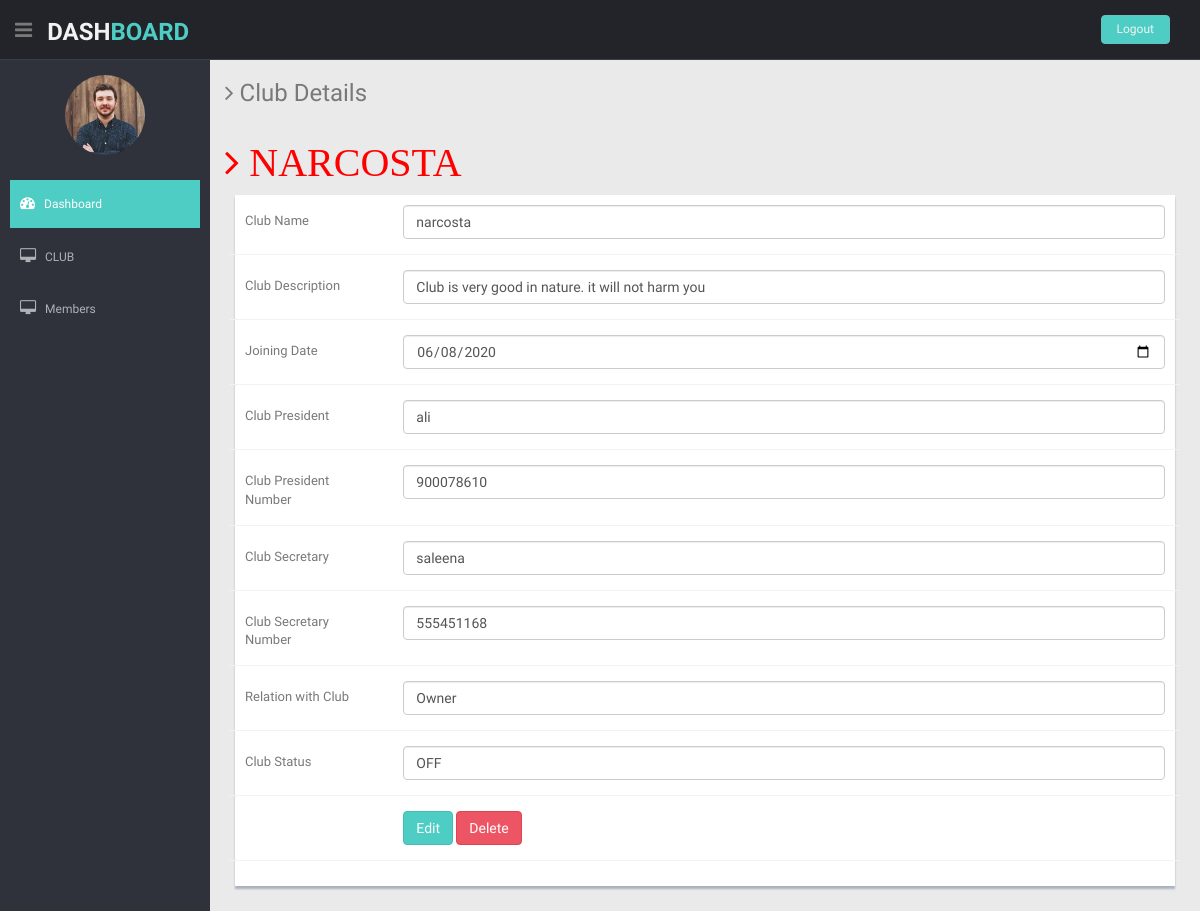
The page /Dashboard/clubinfo.php?id=68 on the database as committed earlier.
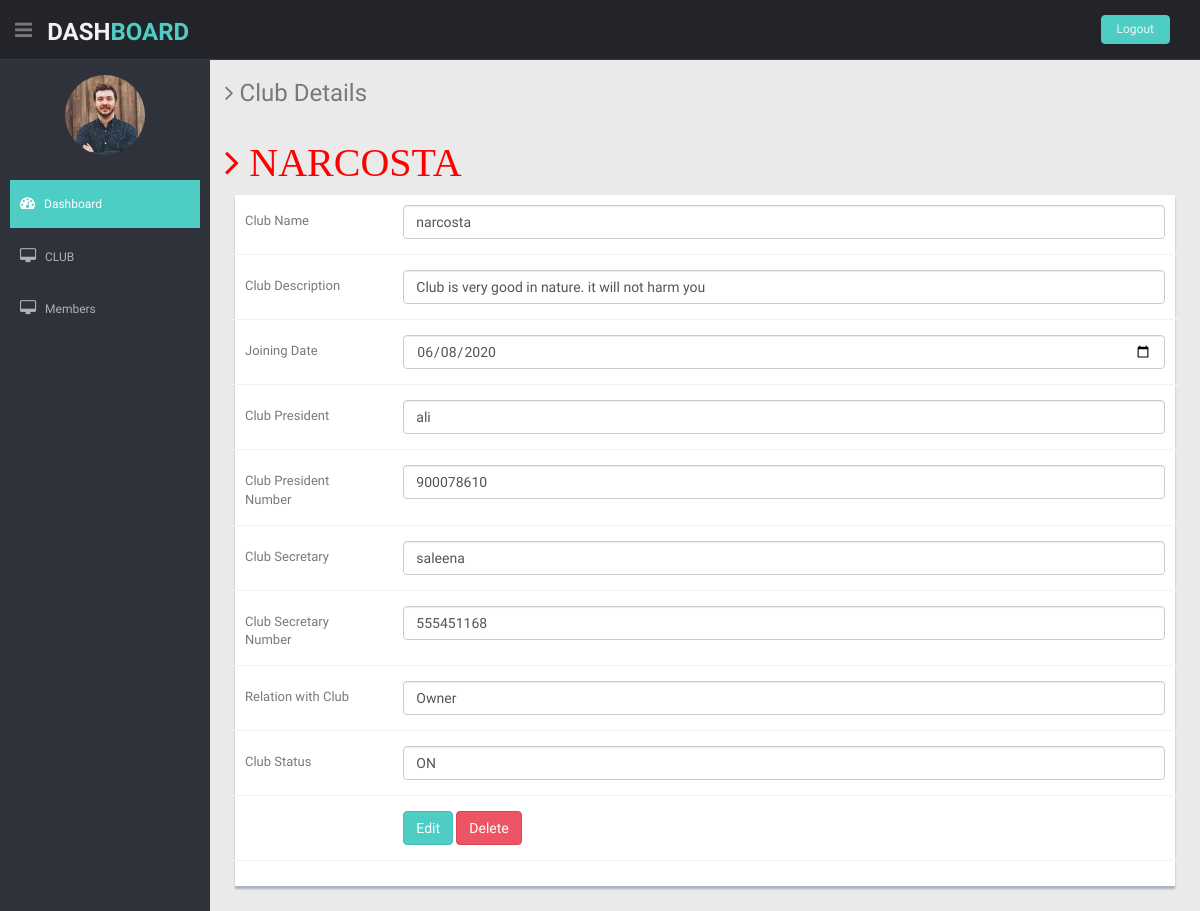
The same page on the database as committed later.
### tables this page shows
CREATE TABLE `signin_club` (
  `club_code` int(11) NOT NULL,
  `username` varchar(50) NOT NULL,
  `password` varchar(100) NOT NULL,
  `status` varchar(50) NOT NULL
);

### Dashboard/clubinfo.php (the view, shortened to what the changed rows need)
<?php include 'connection.php';
    if(isset($_GET['id'])){
        $id = $_GET['id'];
        $q1 = "SELECT * FROM `signin_club` WHERE `club_code`='$id'";
        $r1 = mysqli_query($conn,$q1);
        $status = mysqli_fetch_assoc($r1);
    }else {
        header('location:index.php?error=Please select a club');
    }
?>
<!DOCTYPE html>
<html lang="en">
<head>
  <link href="lib/bootstrap/css/bootstrap.min.css" rel="stylesheet">
  <link href="lib/font-awesome/css/font-awesome.css" rel="stylesheet" />
  <link rel="stylesheet" type="text/css" href="css/zabuto_calendar.css">
  <link rel="stylesheet" type="text/css" href="lib/gritter/css/jquery.gritter.css" />
  <link href="css/style.css" rel="stylesheet">
  <link href="css/style-responsive.css" rel="stylesheet">
</head>
<body>
  <section id="container">
   <section id="main-content">
      <section class="wrapper">
        <div class="row mt">
          <div class="col-lg-12">
            <div class="form-panel">
              <div class="form">
                <form class="cmxform form-horizontal style-form" id="signupForm" method="POST" action="clubinfoEdit&Del.php">
                  <div class="form-group ">
                    <div class="col-lg-10">
                      <input class="form-control " id="status" name="status" type="text" value="<?php echo $status['status'] ?>" />
                    </div>
                  </div>
                </form>
              </div>
            </div>
          </div>
        </div>
      </section>
    </section>
  </section>
</body>
</html>

Rows that differ between the two databases and show on the page:
changed signin_club: status "OFF" → "ON"
